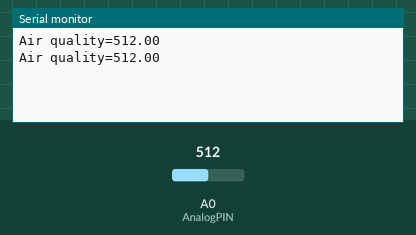
This sketch was run on a simulated Arduino Uno, built with avr-gcc and run on an emulated ATmega328P. On the bench: the last lines printed to the serial monitor. The inputs (shaded band) are chosen by the test bench; at power-on: A0 (AnalogPIN) = 512.

Above: at 1.8 s.
1.9 s: A0 (AnalogPIN) set to 716
At 2.7 s:
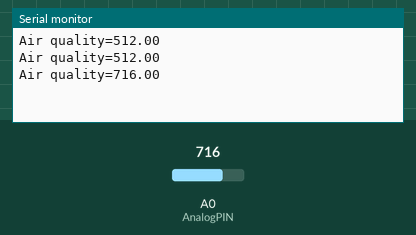
3.4 s: A0 (AnalogPIN) set to 900
At 4.8 s:
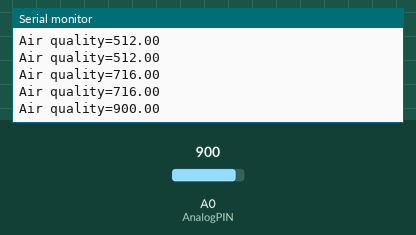
Timing chart, 0 to 6.4 s (numbered marks = the images above; inputs shaded):
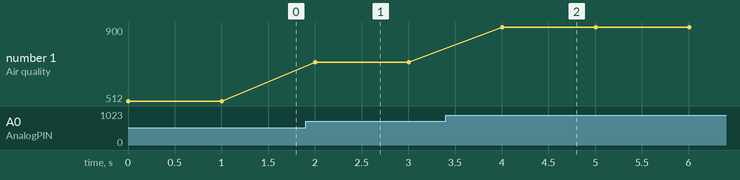

The sketch:

sketch_oct23a_air_quality.ino
```cpp
#define AnalogPIN A0
void setup() {
  // put your setup code here, to run once:
  Serial.begin(115200);
}

void loop() {
  // put your main code here, to run repeatedly:
  float val = analogRead(A0);
  Serial.print("Air quality=");
  Serial.println(val);
  delay(1000);

}
```

STM32_square_PROGRAMING.c
```cpp
//#include <stdio.h>
//#define square(x) ((x)*(x))
//
//int main()
//{
//    int x=5;
//    printf("x: %d square of x: %d",x,square(x));
//    return 0;
//}
```

STM32._print_nm.c
```cpp
#include<stdio.h>

 #define santanu printf("SANTANU");

 int main()
 {
     santanu;
 }
```

TASK.c
```cpp
// Task 1.Create Car structure globally consisting of Model, colour and price and print on the screen.


// #include <stdio.h>
// struct Car {
//     char model[30];
//     char color[15];
//     int seats;
//     double price;
// };
// struct Car car = {"Honda Civic", "Blue", 4, 22000.00};

// void printCarDetails() {
//     printf("Car Details:\n");
//     printf("Model: %s\n", car.model);
//     printf("Color: %s\n", car.color);
//     printf("Seats: %d\n",car.seats);
//     printf("Price: $%.2lf\n", car.price);
// }

// int main() {
//     printCarDetails();
//     return 0;
// }

// // Task 2 Write a program to create structure globally enter the name,age and salary of employees and manager.
// If the manager age is above 30 then the salary will be 65000 otherwise 55000.


// #include <stdio.h>


// struct Employee {
//     char name[50];
//     int age;
//     float salary;
// };


// struct Employee manager, employee;

// int main() {

//     printf("Enter Employee's Name: ");
//     scanf("%s", employee.name);
//     printf("Enter Employee's Age: ");
//     scanf("%d", &employee.age);
//     printf("Enter Employee's Salary: ");
//     scanf("%f", &employee.salary);


//     printf("\nEnter Manager's Name: ");
//     scanf("%s", manager.name);
//     printf("Enter Manager's Age: ");
//     scanf("%d", &manager.age);


//     if (manager.age > 30) {
//         manager.salary = 65000;
//     } else {
//         manager.salary = 55000;
//     }

//     printf("\nEmployee Details:\n");
//     printf("Name: %s\n", employee.name);
//     printf("Age: %d\n", employee.age);
//     printf("Salary: %.2f\n", employee.salary);


//     printf("\nManager Details:\n");
//     printf("Name: %s\n", manager.name);
//     printf("Age: %d\n", manager.age);
//     printf("Salary: %.2f\n", manager.salary);

//     return 0;
// }


// // Task 3 Create a structure named Book to store book details like title, author, and price. Write a C program to input details for
// three books, find the most expensive and the lowest priced books, and display their information.


// #include <stdio.h>


// struct Book {
//     char title[100];
//     char author[100];
//     float price;
// };

// int main() {
//     struct Book books[3];
//     int most_expensive_index = 0, lowest_priced_index = 0;

//     for (int i = 0; i < 3; i++) {
//         printf("\nEnter details for Book %d:\n", i + 1);
//         printf("Title: ");
//         scanf(" %[^\n]", books[i].title);
//         printf("Author: ");
//         scanf(" %[^\n]", books[i].author);
//         printf("Price: ");
//         scanf("%f", &books[i].price);

//         if (books[i].price > books[most_expensive_index].price) {
//             most_expensive_index = i;
//         }
//         if (books[i].price < books[lowest_priced_index].price) {
//             lowest_priced_index = i;
//         }
//     }

//     printf("\nMost Expensive Book:\n");
//     printf("Title: %s\n", books[most_expensive_index].title);
//     printf("Author: %s\n", books[most_expensive_index].author);
//     printf("Price: %.2f\n", books[most_expensive_index].price);

//     printf("\nLowest Priced Book:\n");
//     printf("Title: %s\n", books[lowest_priced_index].title);
//     printf("Author: %s\n", books[lowest_priced_index].author);
//     printf("Price: %.2f\n", books[lowest_priced_index].price);

//     return 0;
// }

// // Task 4 Define a structure named Circle to represent a circle with a radius. Write a C program to create user defined
// function to calculate the area and perimeter of two circles and display the results in the main function.

// #include <stdio.h>
// #define PI 3.14159


// struct Circle {
//     float radius;
// };

// float calculate_area(struct Circle c) {
//     return PI * c.radius * c.radius;
// }

// float calculate_perimeter(struct Circle c) {
//     return 2 * PI * c.radius;
// }

// int main() {
//     struct Circle circle1, circle2;


//     printf("Enter the radius of Circle 1: ");
//     scanf("%f", &circle1.radius);


//     printf("Enter the radius of Circle 2: ");
//     scanf("%f", &circle2.radius);


//     float area1 = calculate_area(circle1);
//     float perimeter1 = calculate_perimeter(circle1);


//     float area2 = calculate_area(circle2);
//     float perimeter2 = calculate_perimeter(circle2);


//     printf("\nCircle 1:\n");
//     printf("Radius: %.2f\n", circle1.radius);
//     printf("Area: %.2f\n", area1);
//     printf("Perimeter: %.2f\n", perimeter1);


//     printf("\nCircle 2:\n");
//     printf("Radius: %.2f\n", circle2.radius);
//     printf("Area: %.2f\n", area2);
//     printf("Perimeter: %.2f\n", perimeter2);

//     return 0;
// }
```

c_programing.cpp
```cpp
#include <stdio.h>

int main() {
    int i;
    for (i = 0; i < 5; i++) {
        if (i % 2 == 0) {
            printf("%d is even\n", i);
        } else {
            printf("%d is odd\n", i);
        }
    }
    return 0;
}
```

col-mod-price-car.c
```cpp
#include <stdio.h>

struct Car {
    char model[50];
    char colour[30];
    float price;
};

void printCar(struct Car car) {
    printf("Car Model: %s\n", car.model);
    printf("Car Colour: %s\n", car.colour);
    printf("Car Price: %.2f\n", car.price);
}

int main() {
    // Create a global Car instance
    struct Car myCar = {"BMW", "Red", 0001};

    // Print car details
    printCar(myCar);

    return 0;
}
```

Measured:
- after the input at 1.9 s, the serial monitor: prints a new line after 0.10 s (image 1)
- after the input at 3.4 s, the serial monitor: prints a new line after 0.60 s (image 2)
- plotted number 1: 512 → 716 after the input at 1.9 s, 716 → 900 after the input at 3.4 s
